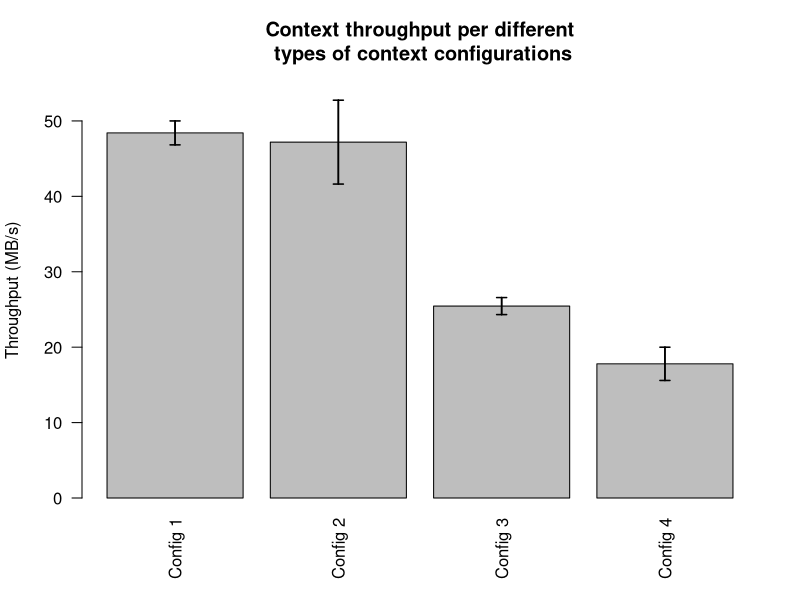

This chart was generated by the following R code:
# This script reads a CSV file with the format:
#
# Configuration,Data Processed (MB),Time (s),Space Used (MB)
# 1,100,2,1
# 2,100,2.2,1.2
# 3,100,1.9,0.9
# 4,100,2.4,1.1
# .., .., .., ..
#
# FIX COMMENT
# The script then plots the average points per NoContexts.
# Error bars are plotted using the standard deviation.
#
# Author: Simone Ivan Conte (sic2)
#
# Useful links:
# https://datascienceplus.com/building-barplots-with-error-bars/

setwd("/Users/sic2/git/sos/experiments")
getwd()

# Read the CVS file
d <- read.csv("context_exp_1.csv", header=TRUE, sep=",")

d_throughput <- d[,2] / d[,3]
aggr <- aggregate(d_throughput,
                  by = list(config = d[, 1]),
                  FUN = function(x) c(mean = mean(x), sd = sd(x), n = length(x)))

d_processed <- do.call(data.frame, aggr)

# Compute standard error per group
d_processed$se <- d_processed$x.sd / sqrt(d_processed$x.n)

# Rename columns
colnames(d_processed) <- c("Config", "mean", "sd", "n", "se")
d_processed$names <- c(paste("Config", d_processed$Config))


# Estimate top limit on the y-axis
plotTop <- max(d_processed$mean) + max(d_processed$se) +
  d_processed[d_processed$mean == max(d_processed$mean), 5] * 5

par(ask=F) # Do not ask to print plot on the console
barCenters <- barplot(height = d_processed$mean,
                    names.arg = d_processed$names,
                    beside = true, las =2,
                    ylim = c(0, plotTop),
                    main = "Context throughput per different\n types of context configurations",
                    ylab = "Throughput (MB/s)",
                    border = "black",
                    axes = T)

# Add error bars

segments(barCenters, d_processed$mean - d_processed$se * 2, barCenters,
         d_processed$mean + d_processed$se * 2, lwd = 1.5)

arrows(barCenters, d_processed$mean - d_processed$se * 2, barCenters,
       d_processed$mean + d_processed$se * 2, lwd = 1.5, angle = 90,
       code = 3, length = 0.05)

